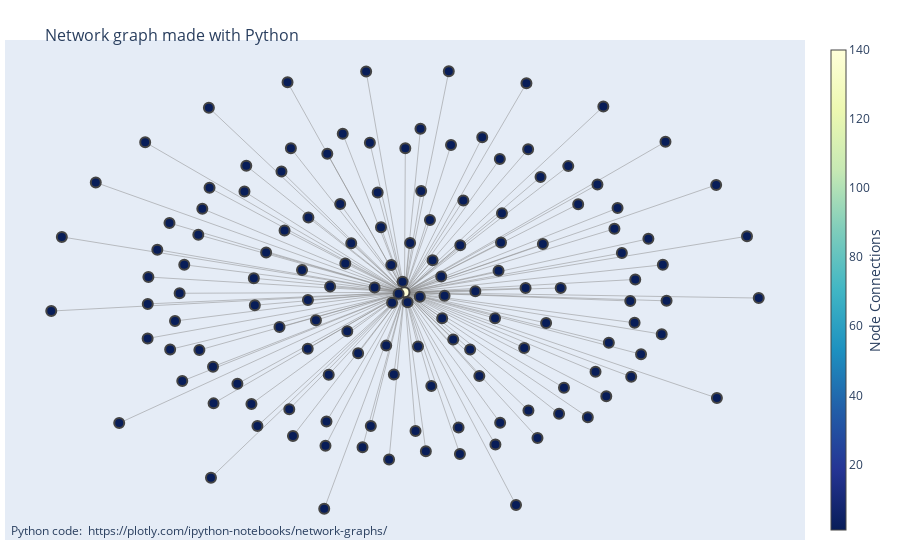

The code cell stored with this chart in its notebook:
### Code cell
import networkx as nx
import plotly.graph_objects as go

min_connections = 0 # attention c'est le seuil minimal accepté. à 1 tout est accepté.
# Filter nodes based on the minimum number of connections
filtered_nodes = [node for node, degree in network_graph.degree if degree >= min_connections]

# Create a subgraph with filtered nodes and their edges
G = network_graph.subgraph(filtered_nodes + [v for u, v in network_graph.edges() if u in filtered_nodes and v in filtered_nodes])

pos = nx.spring_layout(G)

# Add positions to the graph as node attributes
nx.set_node_attributes(G, pos, 'pos')

edge_x = []
edge_y = []
for edge in G.edges():
    x0, y0 = G.nodes[edge[0]]['pos']
    x1, y1 = G.nodes[edge[1]]['pos']
    edge_x += [x0, x1, None]
    edge_y += [y0, y1, None]

edge_trace = go.Scatter(
    x=edge_x, y=edge_y,
    line=dict(width=0.5, color='#888'),
    hoverinfo='none',
    mode='lines')

node_x = []
node_y = []
node_pagerank = []
node_text = []
for node in G.nodes():
    x, y = G.nodes[node]['pos']
    node_x.append(x)
    node_y.append(y)
    node_pagerank.append(pagerank_scores[node])
    node_text.append(f'Node: {node}<br>PageRank score: {pagerank_scores[node]}')    

node_adjacencies = []
for node, adjacencies in enumerate(G.adjacency()):
    node_adjacencies.append(len(adjacencies[1]))

node_trace = go.Scatter(
    x=node_x, y=node_y,
    mode='markers',
    hoverinfo='text',
    text = node_text,
    customdata = list(G.nodes()),
    marker=dict(
        showscale=True,
        colorscale='YlGnBu',
        reversescale=True,
        color=node_adjacencies,
        size=10,
        colorbar=dict(
            thickness=15,
            title='Node Connections',
            xanchor='left',
            titleside='right'
        ),
        line_width=2))

# Plotly layout
fig = go.Figure(data=[edge_trace, node_trace],
                layout=go.Layout(
                    title='<br>Network graph made with Python',
                    titlefont_size=16,
                    showlegend=False,
                    hovermode='closest',
                    margin=dict(b=20, l=5, r=5, t=40),
                    annotations=[dict(
                        text="Python code: <a href='https://plotly.com/ipython-notebooks/network-graphs/'> https://plotly.com/ipython-notebooks/network-graphs/</a>",
                        showarrow=False,
                        xref="paper", yref="paper",
                        x=0.005, y=-0.002)],
                    xaxis=dict(showgrid=False, zeroline=False, showticklabels=False),
                    yaxis=dict(showgrid=False, zeroline=False, showticklabels=False))
                )
fig.show()

### Figure 1 — Plotly figure (JSON) as saved in the notebook; plotly's stock layout.template omitted (floating-point values rounded to 4 significant figures; data arrays with more than 128 entries replaced by an {"elided": "..."} marker saying what was removed)
{"data": [{"hoverinfo": "none", "line": {"color": "#888", "width": 0.5}, "mode": "lines", "type": "scatter", "x": {"elided": "420 float values"}, "y": {"elided": "420 float values"}}, {"customdata": {"elided": "141 str values"}, "hoverinfo": "text", "marker": {"color": {"elided": "141 int values"}, "colorbar": {"thickness": 15, "title": {"side": "right", "text": "Node Connections"}, "xanchor": "left"}, "colorscale": [[0, "rgb(255,255,217)"], [0.125, "rgb(237,248,177)"], [0.25, "rgb(199,233,180)"], [0.375, "rgb(127,205,187)"], [0.5, "rgb(65,182,196)"], [0.625, "rgb(29,145,192)"], [0.75, "rgb(34,94,168)"], [0.875, "rgb(37,52,148)"], [1, "rgb(8,29,88)"]], "line": {"width": 2}, "reversescale": true, "showscale": true, "size": 10}, "mode": "markers", "text": {"elided": "141 str values"}, "type": "scatter", "x": {"elided": "141 float values"}, "y": {"elided": "141 float values"}}], "layout": {"annotations": [{"showarrow": false, "text": "Python code: <a href='https://plotly.com/ipython-notebooks/network-graphs/'> https://plotly.com/ipython-notebooks/network-graphs/</a>", "x": 0.005, "xref": "paper", "y": -0.002, "yref": "paper"}], "autosize": true, "hovermode": "closest", "margin": {"b": 20, "l": 5, "r": 5, "t": 40}, "showlegend": false, "title": {"font": {"size": 16}, "text": "<br>Network graph made with Python"}, "xaxis": {"autorange": true, "range": [-1.123, 1.121], "showgrid": false, "showticklabels": false, "type": "linear", "zeroline": false}, "yaxis": {"autorange": true, "range": [-1.143, 1.137], "showgrid": false, "showticklabels": false, "type": "linear", "zeroline": false}}}
